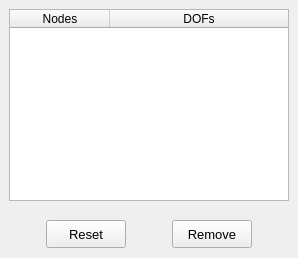
        <widget class="QWidget" name="tab_remove">
         <attribute name="title">
          <string>Remove</string>
         </attribute>
         <layout class="QGridLayout" name="gridLayout_12">
          <property name="leftMargin">
           <number>0</number>
          </property>
          <property name="topMargin">
           <number>0</number>
          </property>
          <property name="rightMargin">
           <number>0</number>
          </property>
          <property name="bottomMargin">
           <number>0</number>
          </property>
          <property name="spacing">
           <number>0</number>
          </property>
          <item row="0" column="0">
           <widget class="QFrame" name="frame_5">
            <property name="frameShape">
             <enum>QFrame::NoFrame</enum>
            </property>
            <property name="frameShadow">
             <enum>QFrame::Raised</enum>
            </property>
            <layout class="QGridLayout" name="gridLayout_11">
             <item row="0" column="0">
              <widget class="QTreeWidget" name="treeWidget_nodal_info">
               <property name="minimumSize">
                <size>
                 <width>280</width>
                 <height>180</height>
                </size>
               </property>
               <property name="maximumSize">
                <size>
                 <width>280</width>
                 <height>200</height>
                </size>
               </property>
               <property name="font">
                <font>
                 <family>MS Shell Dlg 2</family>
                 <pointsize>9</pointsize>
                </font>
               </property>
               <property name="indentation">
                <number>1</number>
               </property>
               <property name="headerHidden">
                <bool>false</bool>
               </property>
               <attribute name="headerHighlightSections">
                <bool>false</bool>
               </attribute>
               <attribute name="headerShowSortIndicator" stdset="0">
                <bool>false</bool>
               </attribute>
               <attribute name="headerStretchLastSection">
                <bool>true</bool>
               </attribute>
               <column>
                <property name="text">
                 <string>Nodes</string>
                </property>
                <property name="font">
                 <font>
                  <family>MS Shell Dlg 2</family>
                  <pointsize>9</pointsize>
                 </font>
                </property>
                <property name="textAlignment">
                 <set>AlignCenter</set>
                </property>
               </column>
               <column>
                <property name="text">
                 <string>DOFs</string>
                </property>
                <property name="font">
                 <font>
                  <family>MS Shell Dlg 2</family>
                  <pointsize>9</pointsize>
                 </font>
                </property>
                <property name="textAlignment">
                 <set>AlignCenter</set>
                </property>
               </column>
              </widget>
             </item>
            </layout>
           </widget>
          </item>
          <item row="1" column="0">
           <widget class="QFrame" name="frame_4">
            <property name="minimumSize">
             <size>
              <width>0</width>
              <height>48</height>
             </size>
            </property>
            <property name="maximumSize">
             <size>
              <width>16777215</width>
              <height>48</height>
             </size>
            </property>
            <property name="frameShape">
             <enum>QFrame::NoFrame</enum>
            </property>
            <property name="frameShadow">
             <enum>QFrame::Raised</enum>
            </property>
            <layout class="QGridLayout" name="gridLayout_10">
             <property name="leftMargin">
              <number>4</number>
             </property>
             <property name="topMargin">
              <number>4</number>
             </property>
             <property name="rightMargin">
              <number>4</number>
             </property>
             <property name="bottomMargin">
              <number>4</number>
             </property>
             <property name="spacing">
              <number>4</number>
             </property>
             <item row="0" column="0">
              <widget class="QPushButton" name="pushButton_reset">
               <property name="minimumSize">
                <size>
                 <width>80</width>
                 <height>28</height>
                </size>
               </property>
               <property name="maximumSize">
                <size>
                 <width>80</width>
                 <height>28</height>
                </size>
               </property>
               <property name="font">
                <font>
                 <family>MS Shell Dlg 2</family>
                 <pointsize>10</pointsize>
                 <weight>50</weight>
                 <italic>false</italic>
                 <bold>false</bold>
                </font>
               </property>
               <property name="styleSheet">
                <string notr="true"/>
               </property>
               <property name="text">
                <string>Reset</string>
               </property>
               <property name="autoDefault">
                <bool>false</bool>
               </property>
              </widget>
             </item>
             <item row="0" column="1">
              <widget class="QPushButton" name="pushButton_remove">
               <property name="enabled">
                <bool>true</bool>
               </property>
               <property name="minimumSize">
                <size>
                 <width>80</width>
                 <height>28</height>
                </size>
               </property>
               <property name="maximumSize">
                <size>
                 <width>80</width>
                 <height>28</height>
                </size>
               </property>
               <property name="font">
                <font>
                 <family>MS Shell Dlg 2</family>
                 <pointsize>10</pointsize>
                 <weight>50</weight>
                 <italic>false</italic>
                 <bold>false</bold>
                </font>
               </property>
               <property name="styleSheet">
                <string notr="true"/>
               </property>
               <property name="text">
                <string>Remove</string>
               </property>
               <property name="autoDefault">
                <bool>false</bool>
               </property>
               <property name="default">
                <bool>false</bool>
               </property>
               <property name="status" stdset="0">
                <string>danger</string>
               </property>
              </widget>
             </item>
            </layout>
           </widget>
          </item>
         </layout>
        </widget>
